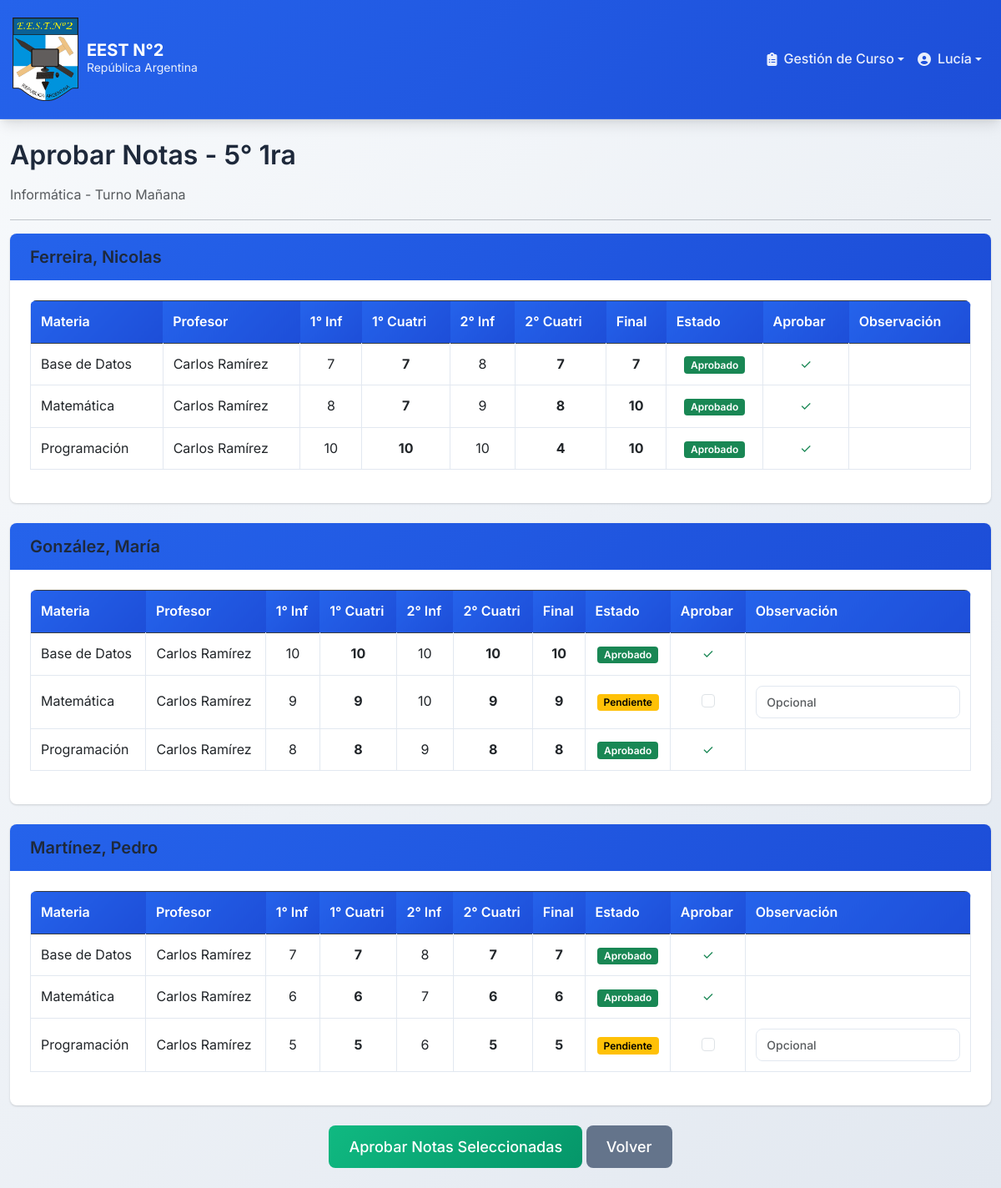
The app's page /aprobar_notas_curso.php?anio=5&division=1ra&especialidad=Informática&turno=Mañana (signed in), older data.
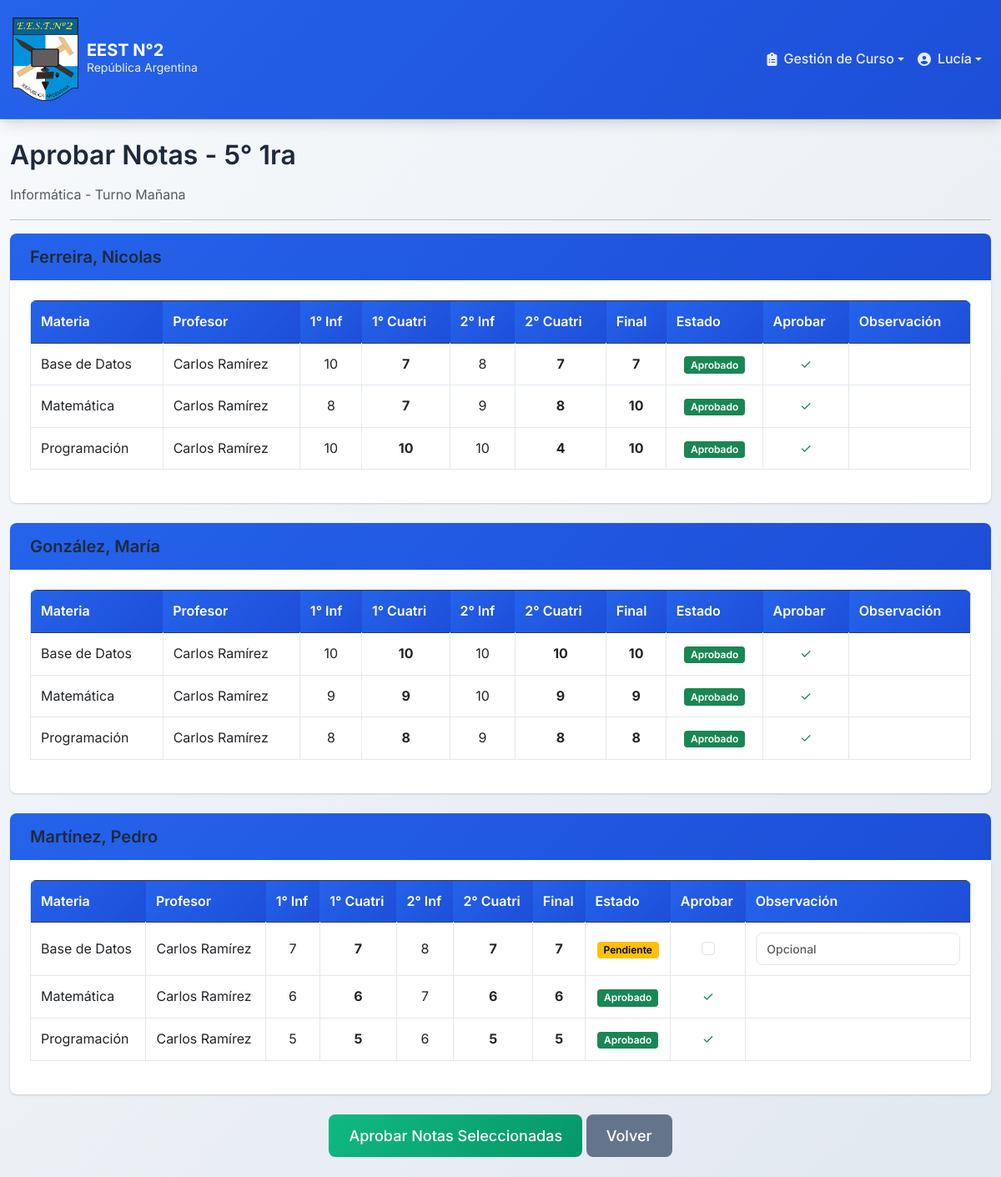
The same page, newer data.
### tables this page shows
CREATE TABLE `notas` (
  `dni_alumno` int(11) NOT NULL,
  `id_materia` int(11) NOT NULL,
  `primerInforme` int(11) DEFAULT NULL,
  `primerCuatri` int(11) DEFAULT NULL,
  `segundoInforme` int(11) DEFAULT NULL,
  `segundoCuatri` int(11) DEFAULT NULL,
  `notaFinal` int(11) DEFAULT NULL,
  `Estado_Aprobacion` enum('Pendiente','Aprobado','Rechazado') DEFAULT 'Pendiente',
  `DNI_Preceptor_Aprobador` int(11) DEFAULT NULL,
  `Fecha_Aprobacion` datetime DEFAULT NULL,
  `Observaciones_Preceptor` text DEFAULT NULL
);

CREATE TABLE `materias` (
  `ID` int(11) NOT NULL,
  `ID_Curso` int(11) NOT NULL,
  `DNI_Profesor` int(11) NOT NULL,
  `Nombre` varchar(255) NOT NULL,
  `Horarios` varchar(255) NOT NULL,
  `Estado` tinyint(1) NOT NULL DEFAULT 1
);

CREATE TABLE `usuarios` (
  `DNI` int(11) NOT NULL,
  `Primer_nombre` varchar(255) NOT NULL,
  `Segundo_nombre` varchar(255) NOT NULL,
  `Apellido` varchar(255) NOT NULL,
  `Email` varchar(255) NOT NULL,
  `Password_Usuario` varchar(255) DEFAULT NULL,
  `Nacionalidad` varchar(255) NOT NULL,
  `Localidad` varchar(255) NOT NULL,
  `Calle` varchar(255) NOT NULL,
  `Altura` int(11) NOT NULL,
  `Fecha_Nacimiento` date NOT NULL,
  `Telefono` varchar(255) NOT NULL,
  `Rol` enum('Director','Preceptor','Profesor','Alumno') NOT NULL,
  `Estado` tinyint(1) NOT NULL DEFAULT 1,
  `Fecha_Creacion` timestamp NOT NULL DEFAULT current_timestamp(),
  `Usuario` varchar(255) DEFAULT current_user()
);

### aprobar_notas_curso.php (the view, shortened to what the changed rows need)
<?php
include('./public/header.php');
$anio = isset($_GET['anio']) ? $_GET['anio'] : null;
$division = isset($_GET['division']) ? $_GET['division'] : null;
$especialidad = isset($_GET['especialidad']) ? $_GET['especialidad'] : null;
$turno = isset($_GET['turno']) ? $_GET['turno'] : null;
$query_alumnos = "SELECT DISTINCT usuarios.DNI, usuarios.Primer_nombre, usuarios.Apellido
                  FROM cursos
                  INNER JOIN curso_alumno ON cursos.ID = curso_alumno.ID_Curso
                  INNER JOIN alumnos ON curso_alumno.DNI_Alumno = alumnos.DNI_Alumno
                  INNER JOIN usuarios ON alumnos.DNI_Alumno = usuarios.DNI
                  WHERE cursos.Anio = '$anio'
                  AND cursos.Division = '$division'
                  AND cursos.Especialidad = '$especialidad'
                  AND cursos.Turno = '$turno'
                  AND cursos.Estado = 1
                  ORDER BY usuarios.Apellido, usuarios.Primer_nombre";
$result_alumnos = mysqli_query($CONN, $query_alumnos);
?>
<!DOCTYPE html>
<html lang="es">
<head>
    <link rel="stylesheet" href="./style/styles.css">
</head>
<body>
    <div class="container-fluid mt-4">
        <h2>Aprobar Notas - <?php echo htmlspecialchars($anio . "° " . $division); ?></h2>
        <form method="POST" action="">
            <?php while ($alumno = mysqli_fetch_assoc($result_alumnos)): ?>
                <?php
                $dni_alumno = $alumno['DNI'];
                $query_materias_alumno = "SELECT materias.ID as ID_Materia, materias.Nombre as Nombre_Materia,
                                          notas.primerInforme, notas.primerCuatri, notas.segundoInforme,
                                          notas.segundoCuatri, notas.notaFinal, notas.Estado_Aprobacion,
                                          usuarios.Primer_nombre as Nombre_Profesor, usuarios.Apellido as Apellido_Profesor
                                          FROM notas
                                          INNER JOIN materias ON notas.id_materia = materias.ID
                                          INNER JOIN profesores ON materias.DNI_Profesor = profesores.DNI_Profesor
                                          INNER JOIN usuarios ON profesores.DNI_Profesor = usuarios.DNI
                                          INNER JOIN cursos ON materias.ID_Curso = cursos.ID
                                          WHERE notas.dni_alumno = '$dni_alumno'
                                          AND cursos.Anio = '$anio'
                                          AND cursos.Division = '$division'
                                          AND cursos.Especialidad = '$especialidad'
                                          AND cursos.Turno = '$turno'
                                          ORDER BY materias.Nombre";
                $result_materias_alumno = mysqli_query($CONN, $query_materias_alumno);
                if (mysqli_num_rows($result_materias_alumno) > 0):
                ?>
                    <div class="card mb-4">
                        <div class="card-header bg-secondary text-white">
                            <h5 class="mb-0">
                                <?php echo htmlspecialchars($alumno['Apellido'] . ", " . $alumno['Primer_nombre']); ?>
                            </h5>
                        </div>
                        <div class="card-body">
                            <div class="table-responsive">
                                <table class="table table-bordered tabla-notas">
                                    <thead class="table-dark">
                                        <tr>
                                            <th>Materia</th>
                                            <th>Profesor</th>
                                            <th>1° Inf</th>
                                            <th>1° Cuatri</th>
                                            <th>2° Inf</th>
                                            <th>2° Cuatri</th>
                                            <th>Final</th>
                                            <th>Estado</th>
                                            <th>Aprobar</th>
                                            <th>Observación</th>
                                        </tr>
                                    </thead>
                                    <tbody>
                                        <?php while ($materia_nota = mysqli_fetch_assoc($result_materias_alumno)): ?>
                                            <?php
                                            $clase_fila = '';
                                            if ($materia_nota['Estado_Aprobacion'] == 'Pendiente') {
                                                $clase_fila = 'nota-pendiente';
                                            } elseif ($materia_nota['Estado_Aprobacion'] == 'Aprobado') {
                                                $clase_fila = 'nota-aprobada';
                                            }
                                            ?>
                                            <tr class="<?php echo $clase_fila; ?>">
                                                <td><?php echo htmlspecialchars($materia_nota['Nombre_Materia']); ?></td>
                                                <td><?php echo htmlspecialchars($materia_nota['Nombre_Profesor'] . " " . $materia_nota['Apellido_Profesor']); ?></td>
                                                <td class="text-center"><?php echo $materia_nota['primerInforme'] ?? '-'; ?></td>
                                                <td class="text-center"><strong><?php echo $materia_nota['primerCuatri'] ?? '-'; ?></strong></td>
                                                <td class="text-center"><?php echo $materia_nota['segundoInforme'] ?? '-'; ?></td>
                                                <td class="text-center"><strong><?php echo $materia_nota['segundoCuatri'] ?? '-'; ?></strong></td>
                                                <td class="text-center"><strong><?php echo $materia_nota['notaFinal'] ?? '-'; ?></strong></td>
                                                <td class="text-center">
                                                    <?php if ($materia_nota['Estado_Aprobacion'] == 'Pendiente'): ?>
                                                        <span class="badge bg-warning">Pendiente</span>
                                                    <?php else: ?>
                                                        <span class="badge bg-success">Aprobado</span>
                                                    <?php endif; ?>
                                                </td>
                                                <td class="text-center">
                                                    <?php if ($materia_nota['Estado_Aprobacion'] == 'Pendiente'): ?>
                                                        <input type="checkbox"
                                                               name="aprobar[<?php echo $dni_alumno; ?>][<?php echo $materia_nota['ID_Materia']; ?>]"
                                                               value="1"
                                                               class="form-check-input">
                                                    <?php else: ?>
                                                        <span class="text-success">✓</span>
                                                    <?php endif; ?>
                                                </td>
                                                <td>
                                                    <?php if ($materia_nota['Estado_Aprobacion'] == 'Pendiente'): ?>
                                                        <input type="text"
                                                               name="observaciones[<?php echo $dni_alumno; ?>][<?php echo $materia_nota['ID_Materia']; ?>]"
                                                               class="form-control form-control-sm"
                                                               placeholder="Opcional">
                                                    <?php endif; ?>
                                                </td>
                                            </tr>
                                        <?php endwhile; ?>
                                    </tbody>
                                </table>
                            </div>
                        </div>
                    </div>
                <?php endif; ?>
            <?php endwhile; ?>
        </form>
    </div>
</body>
</html>

Row changes from the older to the newer data that the page shows:
changed notas (number 1 of 9 on the later page): primerInforme "7" → "10"
changed notas (number 5 of 9 on the later page): value "☐" → (not shown); Estado_Aprobacion "Pendiente" → "Aprobado ✓"
changed notas (number 7 of 9 on the later page): value (not shown) → "☐"; Estado_Aprobacion "Aprobado ✓" → "Pendiente"
changed notas (number 9 of 9 on the later page): value "☐" → (not shown); Estado_Aprobacion "Pendiente" → "Aprobado ✓"
